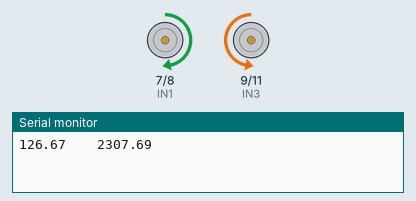
Simulated run of this sketch. Board: Arduino Uno, built with avr-gcc and run on an emulated ATmega328P. On the bench: motor-driver pin pairs drawn as motors (green arrow = first pin HIGH = forward, orange = second pin HIGH = backward, longer = more drive, scaled by the enable pin), the last lines printed to the serial monitor.

Above: at 0.1 s.
At 4.0 s:
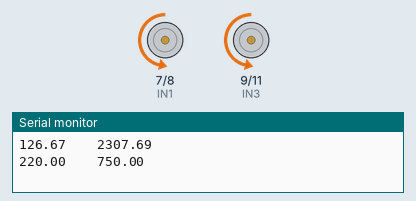
At 6.0 s:
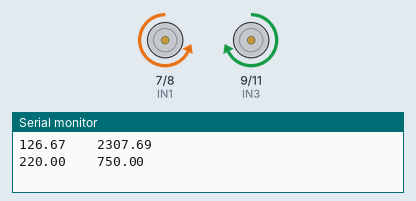
At 10.4 s:
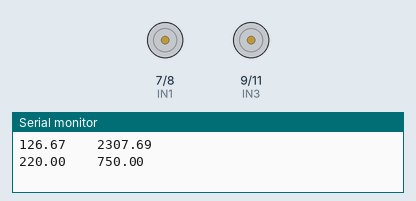
Timing chart, 0 to 11.9 s (numbered marks = the images above):
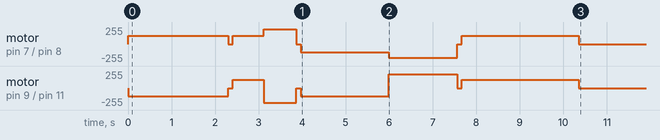

The sketch:

Angle_Input_Control.ino
```cpp
int ENA = 5, ENB = 6;
int IN1 = 7, IN2 = 8, IN3 = 9, IN4 = 11;
float leftSpeed, rightSpeed, minSpeed = 100, maxSpeed = 255, speedVal, straightSpeed;
float timeDly, baseFeetPerSecond = 2.2, baseDegreesPerSecond = 360, degreesPerSecond;
void setup() {
  // put your setup code here, to run once:
  Serial.begin(9600);
  pinMode(ENA, OUTPUT);
  pinMode(ENB, OUTPUT);
  pinMode(IN1, OUTPUT);
  pinMode(IN2, OUTPUT);
  pinMode(IN3, OUTPUT);
  pinMode(IN4, OUTPUT);
  //digitalWrite(ENA, HIGH);
  //digitalWrite(ENB, HIGH);
  moveForwards(3, 1.3);
  turn(90, "right");
  moveForwards(1.5, 2);
  turn(270, "left");
  moveBackwards(3, 1.9);
  turn(360, "right");
}

void loop() {
  // put your main code here, to run repeatemotorControl(0, 1, 1, 0);dly:
}

void motorControl(int IN1State, int IN2State, int IN3State, int IN4State) {
  //digitalWrite(ENA, ENAState);
  //digitalWrite(ENB, ENBState); // look up math for map function use map but not function. only math equation.
  digitalWrite(IN1, IN1State);
  digitalWrite(IN2, IN2State);
  digitalWrite(IN3, IN3State);
  digitalWrite(IN4, IN4State);
}
void setSpeed(int ENAVal, int ENBVal) {
  analogWrite(ENA, ENAVal);
  analogWrite(ENB, ENBVal);
  leftSpeed = ENAVal;
  rightSpeed = ENBVal;
  straightSpeed = ENAVal;

}
void stopMoving() {
  motorControl(0, 0, 0, 0);
}
void moveForwards(float distance, float feetPerSecond) {
  //feetPerSecond = baseFeetPerSecond * (straightSpeed / maxSpeed);
  //feetPerSecond = (.0075 * straightSpeed) + .35;
  speedVal = (feetPerSecond - 0.35) / 0.0075;
  timeDly = (distance / feetPerSecond) * 1000.0;
  setSpeed(speedVal, speedVal);
  Serial.print(speedVal);
  Serial.print("\t\t");
  Serial.println(timeDly);
  motorControl(1, 0, 0, 1);
  delay(timeDly);
  stopMoving();
}
void moveBackwards(float distance, float feetPerSecond) {
  //feetPerSecond = baseFeetPerSecond * (straightSpeed / maxSpeed);
  speedVal = (feetPerSecond - 0.35) / 0.0075;
  timeDly = (distance / feetPerSecond) * 1000.0;
  setSpeed(speedVal, speedVal);
  motorControl(0, 1, 1, 0);
  delay(timeDly);
  stopMoving();
}
void turn(int degree, String dir) {
  stopMoving();
  delay(100);
  setSpeed(125, 125); // add var
  if (dir == "left") {
    motorControl(0, 1, 0, 1);
    //degreesPerSecond = map(leftSpeed, minSpeed, maxSpeed,
    //degreesPerSecond = baseDegreesPerSecond * (leftSpeed / maxSpeed);
  }
  else if (dir == "right") {
    motorControl(1, 0, 1, 0);
    //degreesPerSecond = baseDegreesPerSecond * (rightSpeed / maxSpeed);
  }
  // Omega = 398 degrees per second.
  // Theta = Omega * time

  //timeDly = (degree / degreesPerSecond) * 1000;
  timeDly = (degree + 6) / 136.29 * 1000;
  delay(timeDly);
  stopMoving();
}
void calibrateStraight(String dir) {
  if (dir == "forwards") {
    motorControl(1, 0, 0, 1);
  }
  else if ( dir == "backwards") {
    motorControl(0, 1, 1, 0);
  }
  delay(1000); // goes 12 feet and 3 inches in 5 seconds 12.25 = rate * time.
  //r = d/t . r = 12.25/5 = 2.45 feet/second. t = d/r. t = d/ 2.45. t = d/2.45
  stopMoving();
}
void calibrateTurn(String dir) {
  stopMoving();
  setSpeed(125, 125);
  if (dir == "left") {
    motorControl(0, 1, 0, 1);
  }
  else if (dir == "right") {
    motorControl(1, 0, 1, 0);
  }
  delay(5000); //5 Revolutions and 190 degrees.  360*5 + 190. 1800 + 190 = 1990
  // Theta = Omega * time. Omega = Theta/time. Omega = 1990/5. Omega = 398 degrees per second.
  //speedVal = (feetPerSecond - 0.35) / 0.0075;
  //setSpeed(speedVal, speedVal);
  stopMoving();
}
```
